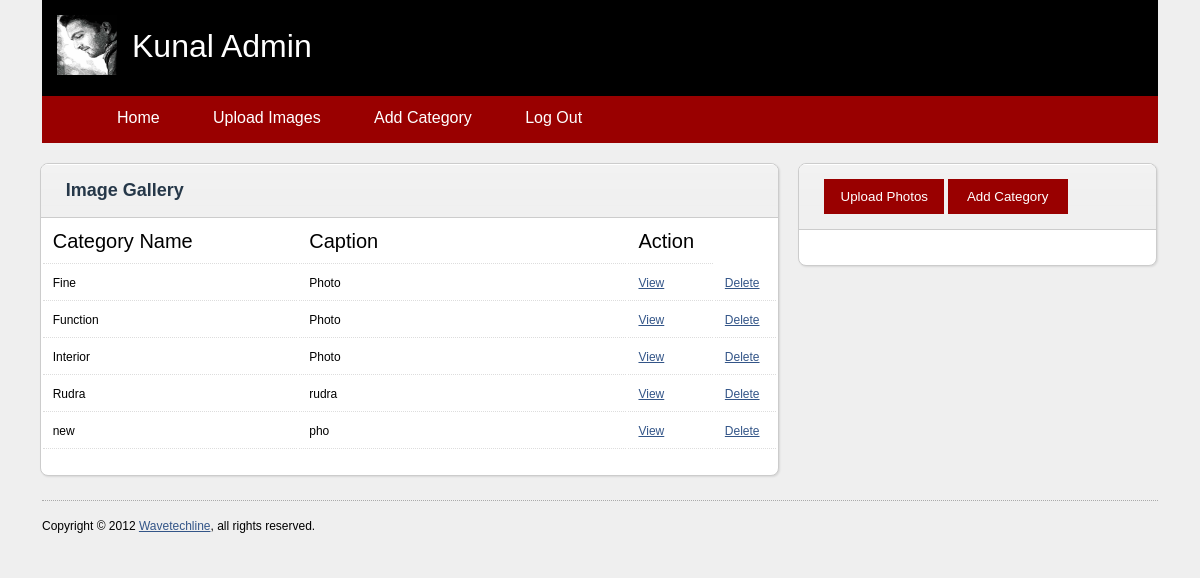
Page /Admin/sample_gallery.php on the committed database.
### tables this page shows
CREATE TABLE IF NOT EXISTS `gallery_category` (
  `category_id` int(11) NOT NULL AUTO_INCREMENT,
  `category_name` text NOT NULL,
  `caption` varchar(24) NOT NULL,
  PRIMARY KEY (`category_id`)
);

### Admin/sample_gallery.php (the view, shortened to what this page needs)
<?php
	$qry="select * from gallery_category";
	$res=mysql_query($qry);
?>
<html>
<head>
	<link rel="stylesheet" href="./css/screen.css" type="text/css" media="screen" title="no title" charset="utf-8" />
	<link rel="stylesheet" href="./css/plugin.css" type="text/css" media="screen" title="no title" charset="utf-8" />
	<link rel="stylesheet" href="./css/custom.css" type="text/css" media="screen" title="no title" charset="utf-8" />
</head>
<body>
<div id="wrapper">
	<div id="header">
		<img src="././images/kunal.jpg" width="60" height="60">
		<h1>Kunal Admin</h1>
	</div>
		<?php
		include("header.php");
		?>
	<div id="content" class="xfluid">
		<div id="gallery_wrapper" class="portlet x8">
			<div class="portlet-header">
				<h4>Image Gallery</h4>
			</div>
			<div>
				<div>
				<table>
				<tr class="maintr">
				<td width="35%">Category Name</td>
				<td width="45%">Caption</td>
				<td width="">Action</td>
				</tr>
				<?php
				while($row=mysql_fetch_array($res))
				{
					echo "<tr>";
					echo "<td>".$row[1]."</td>";
					echo "<td>".$row[2]."</td>";
					echo "<td><a href='viewimage.php?id=$row[0]'>View</a></td>";
					echo "<td><a href='contact.php?id1=$row[1]'>Delete</a></td>";
					echo "</tr>";
				}
				?>
				</table>
			</div>
			</div>
		</div>
		<div class="portlet x4">
			<div class="portlet-header">
				<div class="up">
				<form action="" method="post">
				<input type="submit" value="Upload Photos" name="upload" />
				<input type="submit" value="Add Category" name="addcat" />
				</form>
				</div>
			</div>
			<div class="portlet-content">
			</div>
		</div>
	</div>
	<div id="footer">
			<p>Copyright &copy; 2012 <a href="javascript:;">Wavetechline</a>, all rights reserved.</p>
	</div>
</div>
</body>
</html>

### Admin/css/screen.css (style rules this page uses)
html, body, div, span, object, iframe, h1, h2, h3, h4, h5, h6, p, blockquote, pre, a, abbr, acronym, address, code, sup, del, dfn, em, img, q, dl, dt, dd, ol, ul, li, fieldset, form, label, legend, table, caption, tbody, tfoot, thead, tr, th, td { font-weight: inherit; font-style: inherit; font-size: 100%; font-family: inherit; padding: 0; margin: 0; border: 0; vertical-align: baseline }
h1,h2,h3, h4,h5,h6 { color: #111; margin-bottom: .75em; }
h1 { font-size: 30px; line-height: 1em; }
h4 { font-size: 14px; color: #666; line-height: 1.25; margin-bottom: 1.25em }
p { margin: 0 0 1.5em }
img { border: none; }
a { color: #358; text-decoration: underline }
table { width: 100%; border: 0; margin-bottom: 2em; }
table td { vertical-align: top; }
table tbody tr td { background: #FFF; border-bottom: 1px dotted #DDD; }
table tbody td { padding: 10px; }
tr:nth-child(odd) { background-color:#F9F9F9; }
tr:nth-child(even) { background-color:#FFF; }
body { background: #EFEFEF; font: 12px/1.7em arial,sans-serif; }
#wrapper { width: 100%; min-width: 960px; margin: 0 auto 150px; }
#header { background-color:#000000; width: 93%; height: 96px; margin: 0 auto; position: relative; }
#header img { padding:15px 0px 0px 15px; }
#header h1 { overflow: hidden; color:#FFFFFF; font-size: 32px; position: absolute; padding:0px 0px 0px 450px; top: 30px; left: 90px; }
#header h1 { padding:0px 10px 0px 0px; }
#content { width: 95%; margin: 0 auto; position: relative; z-index: 10; }
#footer { width: 93%; height:20px; border-top: 1px dotted #AAA; clear: both; padding: 15px 0; margin: 0 auto; margin-bottom: 10px; }
.portlet { background: #FFF; margin-bottom: 1.5em; position: relative; border: 1px solid #CCC; -moz-border-radius: 8px; -webkit-border-radius: 8px; border-radius: 8px; -moz-box-shadow: 1px 1px 2px rgba(0,0,0,.10); -webkit-box-shadow: 1px 1px 2px rgba(0,0,0,.10); box-shadow: 1px 1px 2px rgba(0,0,0,.10); }
.portlet-header { background: #F0F0F0 url(../images/portlet-header-bg.png) repeat-x 0 0; color: #444; text-align: left; padding: 15px 0 15px 0; width: 100%; cursor: pointer; position: relative; overflow: hidden; border-bottom: 1px solid #CCC; -webkit-border-top-left-radius: 8px; -webkit-border-top-right-radius: 8px; -moz-border-radius-topleft: 8px; -moz-border-radius-topright: 8px; border-top-left-radius: 8px; border-top-right-radius: 8px; }
.portlet-header h4 { font-size: 18px; font-style: normal; font-weight: bold; color: #263849; padding: 0 0 0 25px; margin: 0; }
.portlet-content { padding: 20px 15px 15px; position: relative; }
.xfluid { width: 96%; }
.x4 { width: 300px; }
.x8 { width: 620px; }
.xfluid .x4 { width: 31.33%; }
.xfluid .x8 { width: 64.67%; }
.x1, .x2, .x3, .x4, .x5, .x6, .x7, .x8, .x9, .x10, .x11, .x12 { margin: 0 10px 1.5em; float: left; }
.xfluid .x1, .xfluid .x2, .xfluid .x3, .xfluid .x4, .xfluid .x5, .xfluid .x6, .xfluid .x7, .xfluid .x8, .xfluid .x9, .xfluid .x10, .xfluid .x11, .xfluid .x12 { margin: 0 .85% 2em; }

### Admin/css/custom.css (style rules this page uses)
#gallery_wrapper { text-align: center; }
.maintr td { font-size:20px; }
.up { padding:0px 0px 0px 25px; }
.up input { background-color:#990000; width:120px; height:35px; border:0px; color:#FFFFFF; }

### rows in the picture
gallery_category: category_name "Fine", caption "Photo"
gallery_category: category_name "Function", caption "Photo"
gallery_category: category_name "Interior", caption "Photo"
gallery_category: category_name "Rudra", caption "rudra"
gallery_category: category_name "new", caption "pho"
